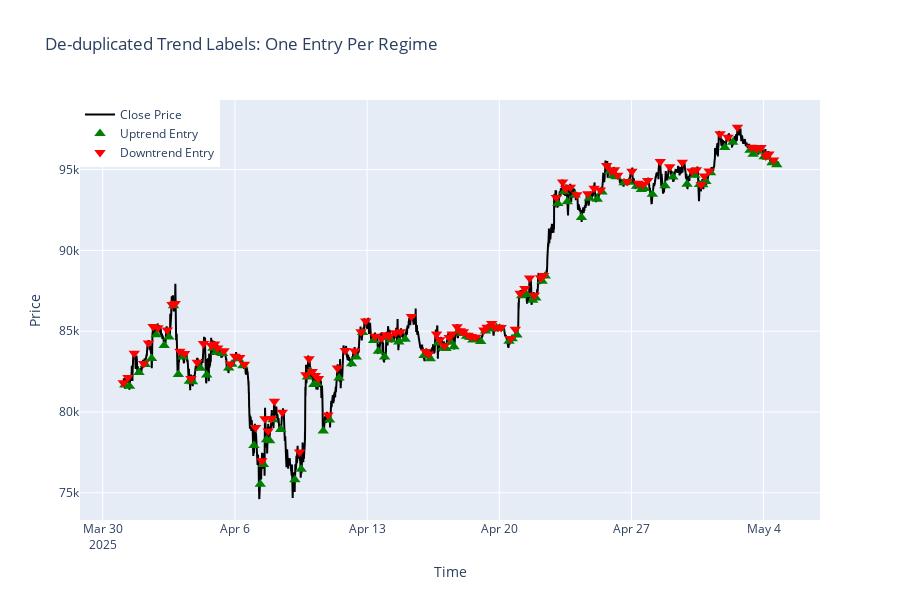

Notebook code cell kept with this figure:
### Code cell
# Prepare filtered markers
up_filtered = df[df['label_filtered'] == 1]
down_filtered = df[df['label_filtered'] == -1]

# Plot interactive version
fig = go.Figure()

# Price line
fig.add_trace(go.Scatter(
    x=df.index, y=df['close'],
    mode='lines', name='Close Price', line=dict(color='black')
))

# Filtered uptrend markers
fig.add_trace(go.Scatter(
    x=up_filtered.index, y=up_filtered['close'],
    mode='markers', name='Uptrend Entry',
    marker=dict(symbol='triangle-up', size=10, color='green')
))

# Filtered downtrend markers
fig.add_trace(go.Scatter(
    x=down_filtered.index, y=down_filtered['close'],
    mode='markers', name='Downtrend Entry',
    marker=dict(symbol='triangle-down', size=10, color='red')
))

fig.update_layout(
    title="De-duplicated Trend Labels: One Entry Per Regime",
    xaxis_title="Time",
    yaxis_title="Price",
    height=600,
    legend=dict(x=0, y=1)
)

fig.show()
